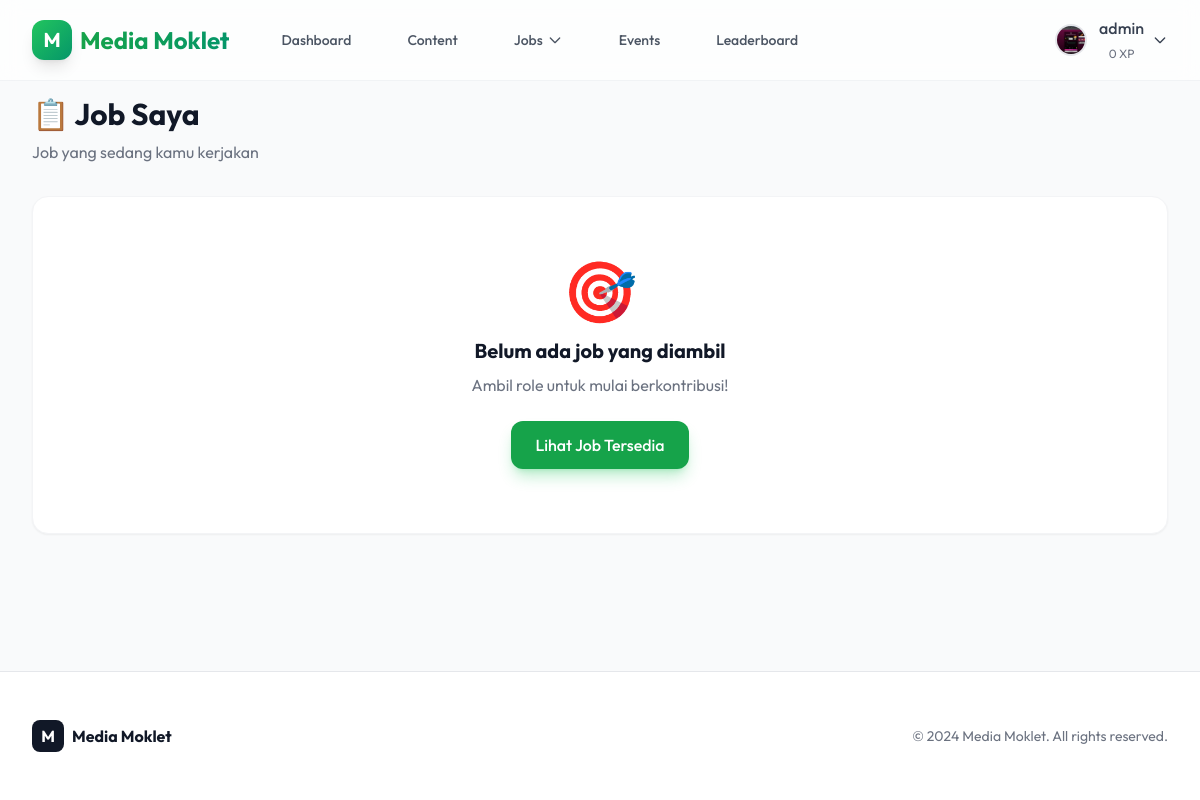
Page /cms/jobs/my/ (signed in) on the committed database.
### users/models.py (models this page shows, shortened)
class User(AbstractUser):
    class Division(models.TextChoices):
        JOURNALISM = 'JOURNALISM', 'Jurnalistik'
        DESIGN = 'DESIGN', 'Design'
        PHOTOGRAPHY = 'PHOTOGRAPHY', 'Fotografi'
    class Role(models.TextChoices):
        PIC_DIVISI = 'PIC_DIVISI', 'PIC Divisi'
        KETUA = 'KETUA', 'Ketua Media Moklet'
        WAKA = 'WAKA', 'Wakil Ketua'
        SEKRETARIS = 'SEKRETARIS', 'Sekretaris'
        MEMBER = 'MEMBER', 'Anggota'
    class_name = models.CharField(max_length=50, verbose_name="Kelas/Jurusan")
    nisn = models.CharField(max_length=20, unique=True, verbose_name="NISN")
    angkatan = models.IntegerField(default=34, verbose_name="Angkatan", help_text="Contoh: 33, 34, 35")
    division = models.CharField(
        max_length=20,
        choices=Division.choices,
        default=Division.JOURNALISM,
        verbose_name="Divisi"
    )
    role = models.CharField(
        max_length=20,
        choices=Role.choices,
        default=Role.MEMBER,
        verbose_name="Role/Jabatan"
    )
    phone_number = models.CharField(max_length=15, blank=True, null=True, verbose_name="Nomor HP")
    is_verified = models.BooleanField(default=False, verbose_name="Terverifikasi")
    profile_photo = models.ImageField(upload_to='profile_photos/', blank=True, null=True, verbose_name="Foto Profil")
    badges = models.ManyToManyField(Badge, blank=True, related_name='users', verbose_name="Badges")
    points = models.IntegerField(default=0)

### cms/views.py (the view)
# urls.py: path('jobs/my/', views.my_jobs, name='my_jobs'),
@login_required
def my_jobs(request):
    role_assignments = JobRoleAssignment.objects.filter(
        user=request.user
    ).select_related('job_role__content').order_by('-assigned_at')
    context = {
        'assignments': role_assignments,
    }
    return render(request, 'cms/my_jobs.html', context)

### cms/templates/cms/my_jobs.html
{% extends 'core/base.html' %}
{% block content %}
<div class="max-w-6xl mx-auto">
    <div class="mb-8 animate-fade-in-up">
        <h1 class="text-3xl font-bold text-gray-900 mb-2">📋 Job Saya</h1>
        <p class="text-gray-500">Job yang sedang kamu kerjakan</p>
    </div>
    {% if assignments %}
    <div class="grid grid-cols-1 gap-6">
        {% for assignment in assignments %}
        <div
            class="bg-white rounded-2xl shadow-sm border border-gray-100 p-6 hover:shadow-lg transition-shadow animate-fade-in-up">
            <div class="flex justify-between items-start mb-4">
                <div class="flex-1">
                    <div class="flex items-center gap-2 mb-2">
                        <span
                            class="px-3 py-1 bg-green-100 text-green-700 border border-green-200 rounded-lg text-xs font-bold">
                            {{ assignment.job_role.get_role_type_display }}
                        </span>
                        <span class="text-[10px] font-medium px-2 py-1 rounded-md
                            {% if assignment.job_role.content.platform == 'INSTAGRAM' %}bg-pink-50 text-pink-600
                            {% elif assignment.job_role.content.platform == 'YOUTUBE' %}bg-red-50 text-red-600
                            {% elif assignment.job_role.content.platform == 'TIKTOK' %}bg-gray-100 text-gray-800
                            {% else %}bg-gray-50 text-gray-600{% endif %}">
                            {{ assignment.job_role.content.get_platform_display }}
                        </span>
                        <span class="px-2 py-1 rounded-md text-xs font-medium
                            {% if assignment.job_role.content.status == 'IDEA' %}bg-gray-100 text-gray-700
                            {% elif assignment.job_role.content.status == 'IN_PROGRESS' %}bg-blue-100 text-blue-700
                            {% elif assignment.job_role.content.status == 'REVIEW' %}bg-amber-100 text-amber-700
                            {% elif assignment.job_role.content.status == 'FINAL' %}bg-purple-100 text-purple-700
                            {% elif assignment.job_role.content.status == 'UPLOADED' %}bg-green-100 text-green-700
                            {% endif %}">
                            {{ assignment.job_role.content.get_status_display }}
                        </span>
                    </div>
                    <h3 class="text-xl font-bold text-gray-900 mb-2">{{ assignment.job_role.content.title }}</h3>
                    {% if assignment.job_role.description %}
                    <p class="text-sm text-gray-500 mb-3">
                        <span class="font-semibold">Note:</span> {{ assignment.job_role.description }}
                    </p>
                    {% endif %}
                </div>
            </div>
            <div class="grid grid-cols-1 md:grid-cols-3 gap-4 mb-4 text-sm">
                {% if assignment.job_role.content.target_date %}
                <div class="flex items-center gap-2 text-gray-600">
                    <svg class="w-4 h-4" fill="none" stroke="currentColor" viewBox="0 0 24 24">
                        <path stroke-linecap="round" stroke-linejoin="round" stroke-width="2"
                            d="M8 7V3m8 4V3m-9 8h10M5 21h14a2 2 0 002-2V7a2 2 0 00-2-2H5a2 2 0 00-2 2v12a2 2 0 002 2z">
                        </path>
                    </svg>
                    <span>Target: {{ assignment.job_role.content.target_date|date:"d M Y" }}</span>
                </div>
                {% endif %}
                <div class="flex items-center gap-2 text-gray-600">
                    <svg class="w-4 h-4" fill="none" stroke="currentColor" viewBox="0 0 24 24">
                        <path stroke-linecap="round" stroke-linejoin="round" stroke-width="2"
                            d="M12 8v4l3 3m6-3a9 9 0 11-18 0 9 9 0 0118 0z"></path>
                    </svg>
                    <span>Diambil: {{ assignment.assigned_at|date:"d M, H:i" }}</span>
                </div>
                <div class="flex items-center gap-2 text-gray-600">
                    <svg class="w-4 h-4" fill="none" stroke="currentColor" viewBox="0 0 24 24">
                        <path stroke-linecap="round" stroke-linejoin="round" stroke-width="2"
                            d="M12 8c-1.657 0-3 .895-3 2s1.343 2 3 2 3 .895 3 2-1.343 2-3 2m0-8c1.11 0 2.08.402 2.599 1M12 8V7m0 1v8m0 0v1m0-1c-1.11 0-2.08-.402-2.599-1M21 12a9 9 0 11-18 0 9 9 0 0118 0z">
                        </path>
                    </svg>
                    <span class="font-semibold text-green-600">Est. XP:
                        {% if assignment.job_role.role_type == 'CAMERAMAN' %}120
                        {% elif assignment.job_role.role_type == 'VIDEO_EDITOR' %}150
                        {% elif assignment.job_role.role_type == 'CONTENT_WRITER' %}100
                        {% elif assignment.job_role.role_type == 'THUMBNAIL_DESIGNER' %}90
                        {% elif assignment.job_role.role_type == 'CAPTION_WRITER' %}80
                        {% elif assignment.job_role.role_type == 'TALENT' %}100
                        {% endif %} XP
                    </span>
                </div>
            </div>
            <div class="flex gap-3">
                <a href="{% url 'content_detail' assignment.job_role.content.id %}"
                    class="flex-1 text-center px-4 py-2 bg-blue-600 text-white rounded-xl font-medium hover:bg-blue-700 transition-colors">
                    📝 Lihat Detail
                </a>
                {% if assignment.job_role.content.status != 'UPLOADED' %}
                <a href="{% url 'unclaim_role' assignment.id %}"
                    onclick="return confirm('Yakin ingin melepas role ini?')"
                    class="px-4 py-2 bg-red-50 text-red-600 border border-red-200 rounded-xl font-medium hover:bg-red-100 transition-colors">
                    ❌ Lepas Role
                </a>
                {% endif %}
            </div>
        </div>
        {% endfor %}
    </div>
    {% else %}
    <div class="text-center py-16 bg-white rounded-2xl shadow-sm border border-gray-100">
        <div class="text-6xl mb-4">🎯</div>
        <h3 class="text-xl font-bold text-gray-900 mb-2">Belum ada job yang diambil</h3>
        <p class="text-gray-500 mb-6">Ambil role untuk mulai berkontribusi!</p>
        <a href="{% url 'available_jobs' %}"
            class="inline-block px-6 py-3 bg-green-600 text-white rounded-xl font-medium hover:bg-green-700 shadow-lg shadow-green-500/30 transition-all hover:-translate-y-0.5">
            Lihat Job Tersedia
        </a>
    </div>
    {% endif %}
</div>
{% endblock %}

### core/templates/core/base.html (shortened to what this page needs)
{% load static %}
<!DOCTYPE html>
<html lang="en" class="scroll-smooth">
<head>
    <script src="https://cdn.tailwindcss.com"></script>
</head>
<body class="bg-gray-50 text-gray-900 min-h-screen flex flex-col">
    <nav class="fixed w-full z-50 glass border-b border-gray-200/50 transition-all duration-300"
        x-data="{ scrolled: false }" @scroll.window="scrolled = (window.pageYOffset > 20)">
        <div class="max-w-7xl mx-auto px-4 sm:px-6 lg:px-8">
            <div class="flex justify-between h-20">
                <div class="flex items-center">
                    <a href="{% url 'home' %}" class="flex items-center gap-2 group">
                        <div
                            class="w-10 h-10 bg-gradient-to-br from-green-500 to-emerald-600 rounded-xl flex items-center justify-center text-white font-bold text-xl shadow-lg group-hover:scale-110 transition-transform">
                            M
                        </div>
                        <span
                            class="text-2xl font-bold bg-clip-text text-transparent bg-gradient-to-r from-green-600 to-emerald-600">Media
                            Moklet</span>
                    </a>
                    <div class="hidden md:ml-10 md:flex md:space-x-8">
                        {% if user.is_authenticated %}
                        <a href="{% url 'profile' %}"
                            class="text-gray-600 hover:text-primary-600 px-3 py-2 rounded-md text-sm font-medium transition-colors">Dashboard</a>
                        <a href="{% url 'cms_dashboard' %}"
                            class="text-gray-600 hover:text-primary-600 px-3 py-2 rounded-md text-sm font-medium transition-colors">Content</a>
                        <div class="relative" x-data="{ open: false }">
                            <button @click="open = !open" @click.away="open = false"
                                class="text-gray-600 hover:text-primary-600 px-3 py-2 rounded-md text-sm font-medium transition-colors flex items-center gap-1">
                                Jobs
                                <svg class="w-4 h-4" fill="none" stroke="currentColor" viewBox="0 0 24 24">
                                    <path stroke-linecap="round" stroke-linejoin="round" stroke-width="2"
                                        d="M19 9l-7 7-7-7"></path>
                                </svg>
                            </button>
                        </div>
                        <a href="{% url 'event_list' %}"
                            class="text-gray-600 hover:text-primary-600 px-3 py-2 rounded-md text-sm font-medium transition-colors">Events</a>
                        <a href="{% url 'leaderboard' %}"
                            class="text-gray-600 hover:text-primary-600 px-3 py-2 rounded-md text-sm font-medium transition-colors">Leaderboard</a>
                        {% endif %}
                    </div>
                </div>
                <div class="flex items-center space-x-4">
                    {% if user.is_authenticated %}
                    <div class="relative" x-data="{ open: false }">
                        <button @click="open = !open" @click.away="open = false"
                            class="flex items-center space-x-3 text-gray-700 hover:text-primary-600 focus:outline-none group">
                            {% if user.profile_photo %}
                            <img src="{{ user.profile_photo.url }}" alt="{{ user.username }}"
                                class="w-8 h-8 rounded-full object-cover border-2 border-gray-200 group-hover:border-primary-500 transition-colors">
                            {% else %}
                            <div
                                class="w-8 h-8 rounded-full bg-gradient-to-br from-green-400 to-emerald-600 flex items-center justify-center text-white text-sm font-bold border-2 border-gray-200 group-hover:border-primary-500 transition-colors">
                                {{ user.get_initials }}
                            </div>
                            {% endif %}
                            <div class="flex items-center gap-2">
                                <div>
                                    <span class="font-medium block">{{ user.username }}</span>
                                    <span class="text-xs text-gray-500">{{ user.points }} XP</span>
                                </div>
                                <svg class="w-4 h-4" fill="none" stroke="currentColor" viewBox="0 0 24 24">
                                    <path stroke-linecap="round" stroke-linejoin="round" stroke-width="2"
                                        d="M19 9l-7 7-7-7"></path>
                                </svg>
                            </div>
                        </button>
                    </div>
                    {% endif %}
                </div>
            </div>
        </div>
    </nav>
    <main class="flex-grow pt-24 pb-12 px-4 sm:px-6 lg:px-8 max-w-7xl mx-auto w-full">
        {% block content %}
        {% endblock %}
    </main>
    <footer class="bg-white border-t border-gray-200 mt-auto">
        <div class="max-w-7xl mx-auto py-12 px-4 sm:px-6 lg:px-8">
            <div class="flex justify-between items-center">
                <div class="flex items-center gap-2">
                    <div class="w-8 h-8 bg-gray-900 rounded-lg flex items-center justify-center text-white font-bold">M
                    </div>
                    <span class="text-gray-900 font-bold">Media Moklet</span>
                </div>
                <p class="text-gray-500 text-sm">© 2024 Media Moklet. All rights reserved.</p>
            </div>
        </div>
    </footer>
</body>
</html>

### core/templates/core/base.html (style rules this page uses)
body { font-family: 'Outfit', sans-serif; }
.glass { background: rgba(255, 255, 255, 0.7); backdrop-filter: blur(10px); -webkit-backdrop-filter: blur(10px); }
.animate-fade-in-up { animation: fadeInUp 0.8s ease-out forwards; opacity: 0; transform: translateY(20px); }

### rows in the picture
User: profile_photo (picture), username "admin", points "0"
